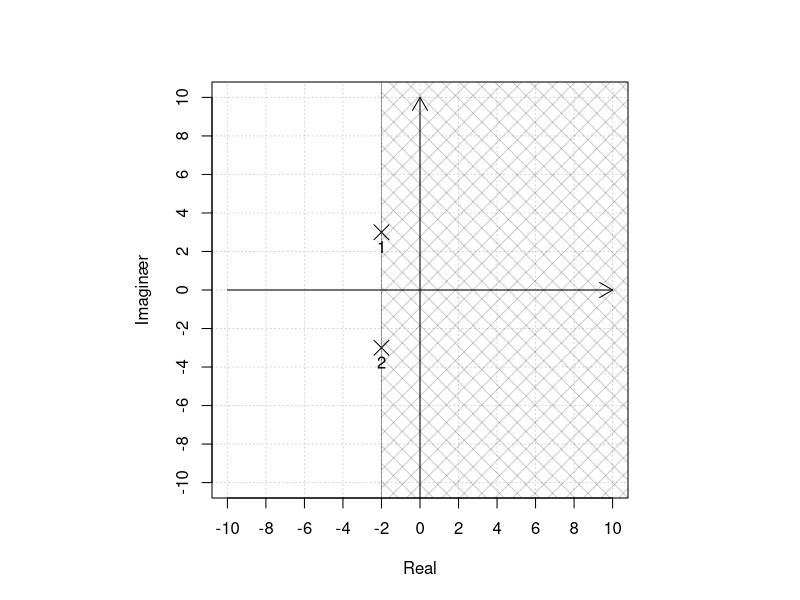
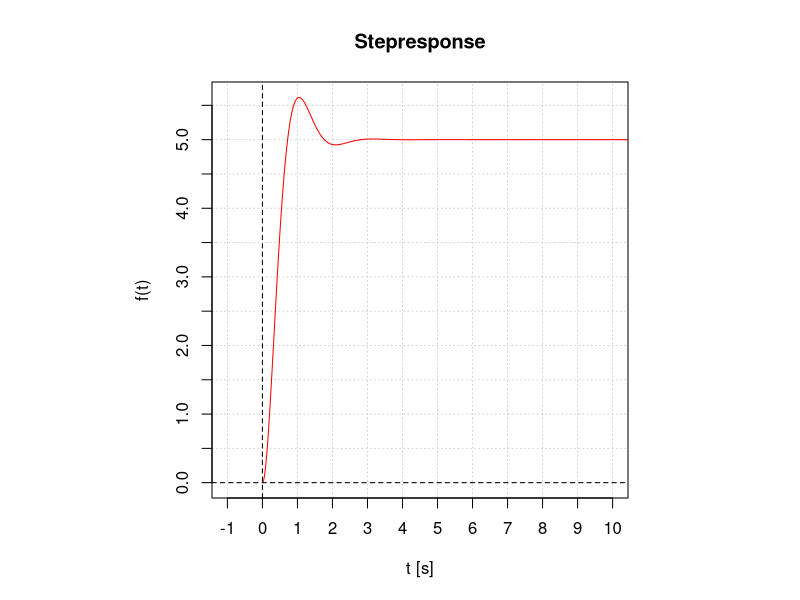
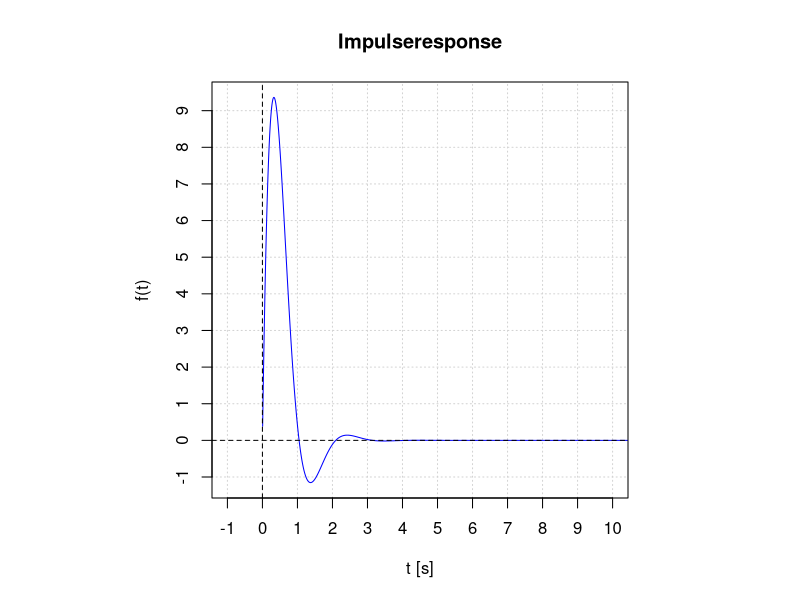
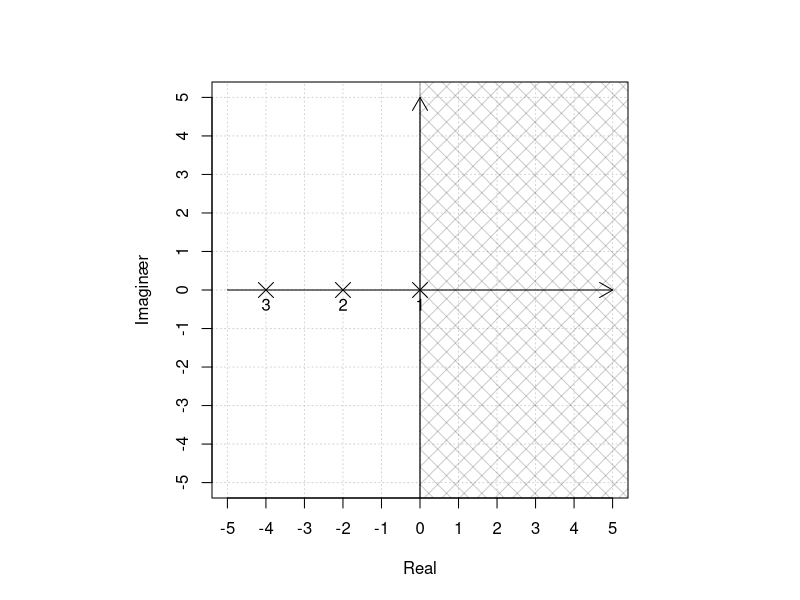
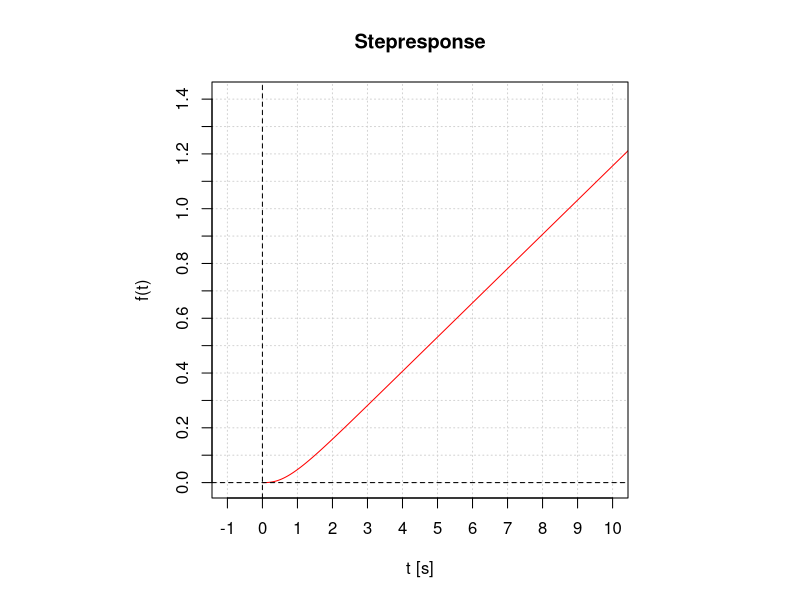
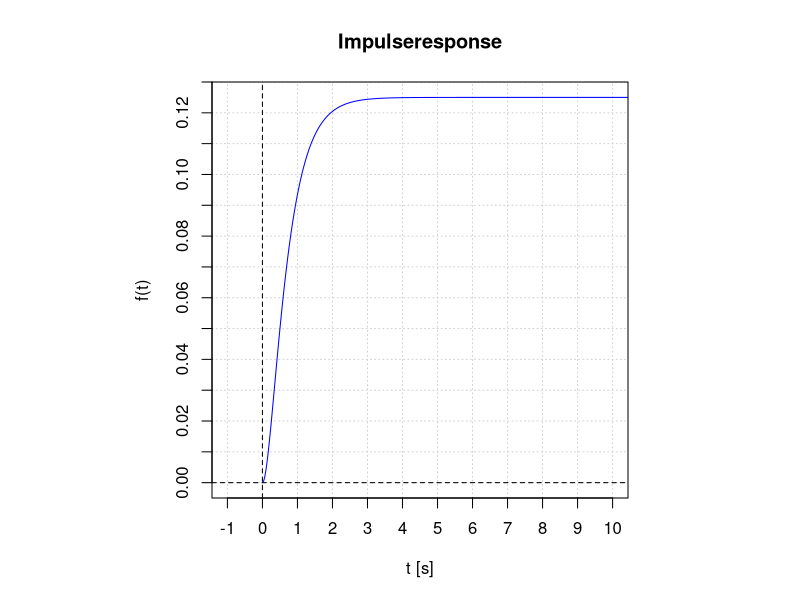
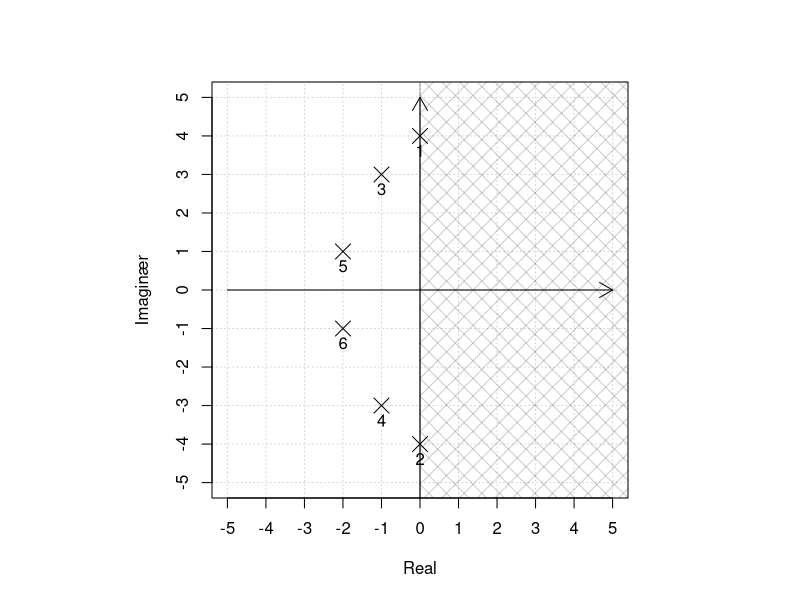
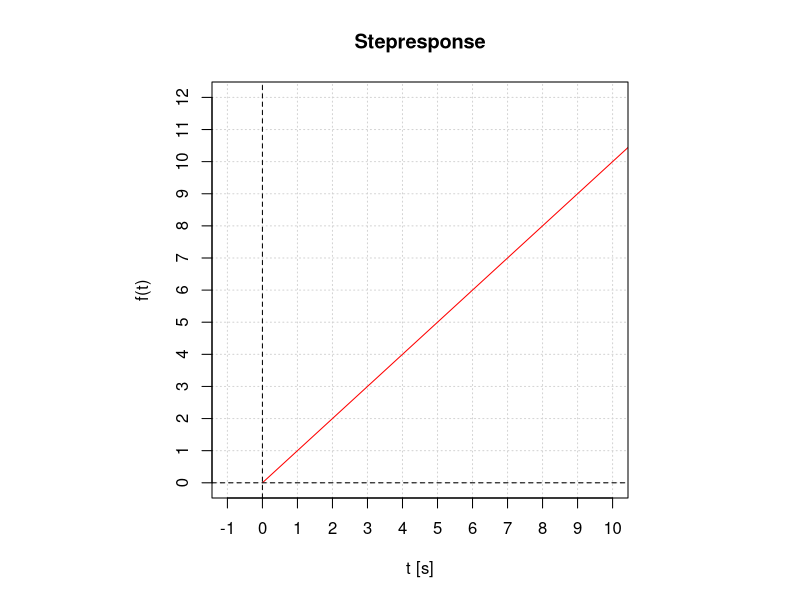

Write the R code that produced these figures, in order.
## ---- chunk 1
library(pracma)

make_function <- function(args, body, env = parent.frame()) {
  args <- as.pairlist(args)

  eval(call("function", args, body), env)
}
stepplot <- function(expr, xmax, n = 1000, 
                   env = parent.frame()) {
  f <- make_function(alist(t = ), substitute(  
  (t < 0) * (0) + (0 <= t) * expr), ## Stepfunktionen ganges på..
  env)

  t <- seq(-0.5, xmax, length = n)
  y <- f(t)
  plot(t, y, type = "l", xlab = "t [s]", ylab = "f(t)",col = "red",lty=1, main= deparse(substitute(expr)),panel.first = grid())
  abline(v = 0, h = 0,lty=2)
 
}
pole_zero_plot <- function(x_zero_, y_zero_, x_pole_, y_pole_, range,expr, exprrange = 10) {

  ## Zeroes:
expr_ <- function(s) {expr(s)}
step <- function(s) {(1/s)*expr_(s)}
pulseLi <- invlap(expr, 0, 12, 2000)
stepLi <- invlap(step, 0, 12, 2000)


x_pole = x_pole_
y_pole = y_pole_
x_zero = x_zero_
y_zero = y_zero_
minMax <- c(-range,range)
  # RUN ME!
  par(lab = c(10, 10, 5),pty="s")
  plot(
      x_pole,
      y_pole,
      pch = 4, cex = 2,
  xlim = c(minMax[1], minMax[2]), ylim = c(minMax[1], minMax[2]), panel.first = grid(),
  xlab = "Real", ylab = "Imaginær")
  if (0 < length(x_zero)) {
    points(x_zero, y_zero, pch = 1, cex = 2) ## ZERO PLOT
    text(x_zero, y_zero, labels = seq(1, length(y_zero)), pos = 1) # Zero text
  }
  ## Konvergens rektankel.
  rect(max(x_pole), minMax[1]-5, minMax[2]+5, minMax[2]+5, density = 8, angle = 45, col = rgb(0, 0, 0, alpha = 0.2))
  rect(max(x_pole), minMax[1]-5, minMax[2]+5, minMax[2]+5, density = 8, angle = -45, col = rgb(0, 0, 0, alpha = 0.2))
  
  # mtext(paste("Konvergens: ", round(max(x_pole),digits=4)), side=1, line=3.5, at=9)

  text(x_pole, y_pole, labels = seq(1, length(y_pole)), pos = 1) # Pole text
  ## Aksepile.
  arrows(minMax[1], 0, minMax[2], 0, lwd = 1, length = 0.15)
  arrows(0, minMax[1] - 5, 0, minMax[2], lwd = 1, length = 0.15)
  #End of assignment
  
  plot(stepLi,type="l", col="Red", xlim = c(-1, exprrange), panel.first = grid(),
  xlab = "t [s]", ylab = "f(t)",
  main="Stepresponse")
  abline(v = 0, h = 0,lty=2)
  plot(pulseLi,type="l", col="Blue", xlim = c(-1, exprrange), panel.first = grid(),
  xlab = "t [s]", ylab = "f(t)",
  main="Impulseresponse")
  abline(v = 0, h = 0,lty=2)
 }

## ---- chunk 2
expr <- function(s) 65 * (1)/(s^2+4*s+13)
x_zero <- c()
y_zero <- c()
x_pole <- c(-2,-2)
y_pole <- c(3,-3)
pole_zero_plot(x_zero, y_zero, x_pole, y_pole,10,expr)
## ---- chunk 3
expr <- function(s) (1)/(s*(s+2)*(s+4))
x_zero <- c()
y_zero <- c()
x_pole <- c(0,-2,-4)
y_pole <- c(0,0,0)
pole_zero_plot(x_zero, y_zero, x_pole, y_pole,5,expr)
## ---- chunk 4
expr <- function(s) (1)/(s)
x_zero <- c()
y_zero <- c()
x_pole <- c(0,0,-1,-1,-2,-2)
y_pole <- c(4,-4,3,-3,1,-1)
pole_zero_plot(x_zero, y_zero, x_pole, y_pole,5,expr)
## ---- chunk 5
expr <- function(s) (1)/((s+2)*(s^2+2*s+2)*(s^2+14*s+58))
x_zero <- c()
y_zero <- c()
x_pole <- c(-2,-1,-1,-3,-3)
y_pole <- c(0,1,-1,7,-7)
pole_zero_plot(x_zero, y_zero, x_pole, y_pole,8,expr)
## ---- chunk 6
expr <- function(s) (3)/((s+1)^2+3^2)
x_zero <- c()
y_zero <- c()
x_pole <- c(-1,-1)
y_pole <- c(3,-3)
pole_zero_plot(x_zero, y_zero, x_pole, y_pole,8,expr)
## ---- chunk 7
expr <- function(s) (3)/((s-1)^2+3^2)
x_zero <- c()
y_zero <- c()
x_pole <- c(1,1)
y_pole <- c(3,-3)
pole_zero_plot(x_zero, y_zero, x_pole, y_pole,4,expr)
## ---- chunk 8
expr <- function(s) 1
x_zero <- c()
y_zero <- c()
x_pole <- c(-1,-4,-8,9,-2,-2)
y_pole <- c(0,0,0,0,1,-1)
pole_zero_plot(x_zero, y_zero, x_pole, y_pole,10,expr)
## ---- chunk 9

## ---- chunk 10

## ---- chunk 11

## ---- chunk 12

## ---- chunk 13

## ---- chunk 14

## ---- chunk 15

## ---- chunk 16

## ---- chunk 17

## ---- chunk 18

## ---- chunk 19

## ---- chunk 20

## ---- chunk 21

## ---- chunk 22

## ---- chunk 23

## ---- chunk 24

## ---- chunk 25

## ---- chunk 26

## ---- chunk 27

## ---- chunk 28

## ---- chunk 29

